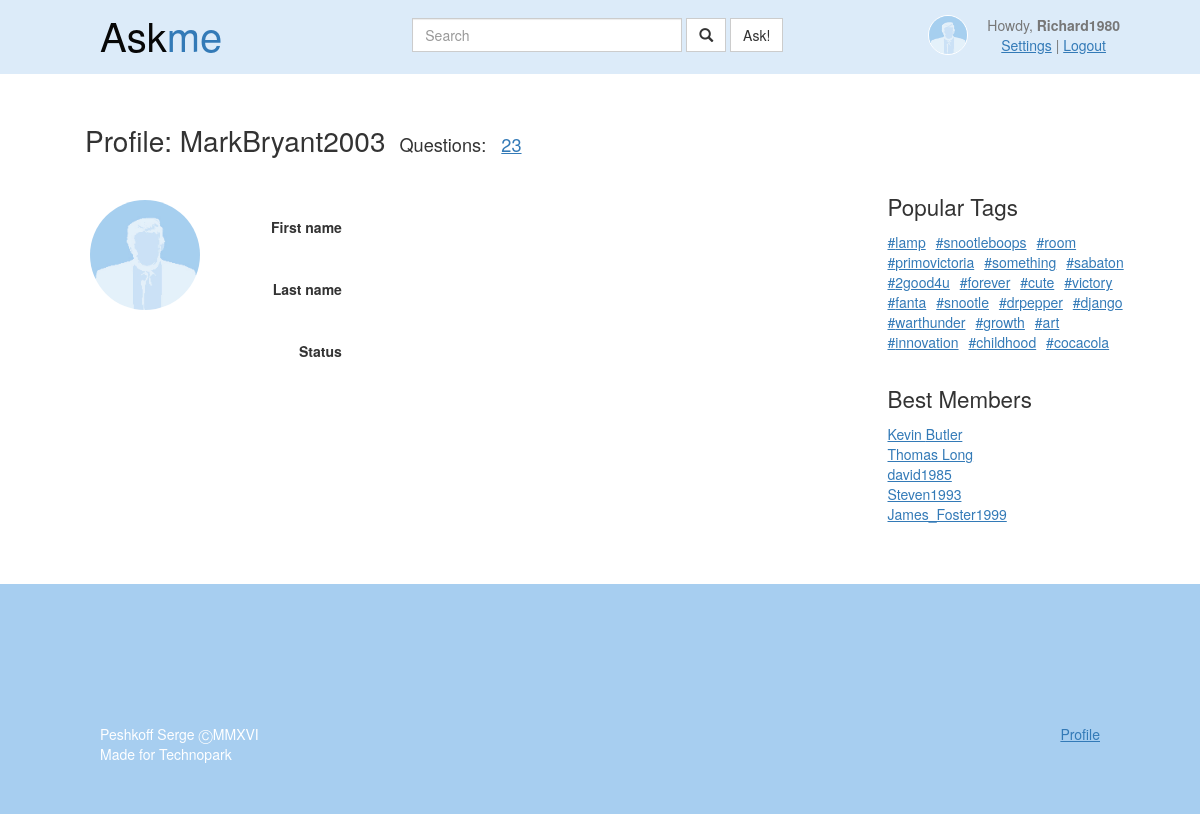
Screenshot of /profile/MarkBryant2003 (signed in) with the database file from the repository.
### CNAskApp/models.py (models this page shows)
class CNProfile(models.Model):
    objects = CNProfileManager()
    django_user = models.OneToOneField(User)
    avatar = models.IntegerField(default=0)
    status = models.TextField(max_length=255, default="")
    info = models.TextField(max_length=2000, default="")
    questions_count = models.IntegerField(default=0)
    answers_count = models.IntegerField(default=0)

class CNTag(models.Model):
    objects = CNTagManager()
    questions = models.ManyToManyField("CNQuestion")
    name = models.CharField(max_length=255)
    count = models.IntegerField(default=0)

### CNAskApp/views.py (the view)
# urls.py: url(r'^profile/(?P<name>.*)$', profile, name='profile'),
def profile(request, name):
    viewing = CNProfile.objects.profile_str(name)
    form = CNProfileForm.load(viewing)
    success = None
    if (request.method == "POST") and (viewing.django_user == request.user):
        form = CNProfileForm(request.POST)
        if form.is_valid():
            form.save(viewing)
            success = "Profile data successfully saved!"
    return render(request, "profile.html", mixin(request, {
        "viewing": viewing,
        "form": form,
        "success": success,
    }))

### CNAskApp/forms.py (shortened to what this page needs)
class CNProfileForm(Form):
    avatar_file = FileField(label="Avatar", allow_empty_file=True, required=False)
    first_name = CharField(help_text="First name", max_length=30, required=False)
    last_name = CharField(help_text="Last name", max_length=30, required=False)
    status = CharField(help_text="Write something short about yourself", max_length=255,
                       required=False)
    info = CharField(max_length=2000, required=False)
    @staticmethod
    def load(profile):
        form = CNProfileForm(initial={
            "first_name": profile.django_user.first_name,
            "last_name": profile.django_user.last_name,
            "status": profile.status,
            "info": profile.info,
        })
        return form

### CNAskApp/managers.py (called while the page is built)
    def top(self):
        users = self.order_by("-questions_count")[:5]
        return users

    def profile_str(self, username):
        user = get_object_or_404(User, username=username)
        return self.profile(user)

    def profile(self, user):
        if user.is_anonymous():
            return None
        return self.get(django_user=user)

    def top(self):
        tags = self.order_by("-count")
        tags = tags[0:20]
        return tags

### CNAskApp/views.py (called while the page is built)
def mixin(request, d, **kwargs):
    offset = kwargs.get("offset", 0)
    count = kwargs.get("count", 0)
    final = {
        "popular_tags": CNTag.objects.top(),
        "best_members": CNProfile.objects.top(),
        "profile": CNProfile.objects.profile(request.user),
        "paginator": get_paginator(offset, count)
    }
    final.update(d)
    return final

### templates/profile.html (shortened to what this page needs)
{% extends "generic.html" %}
{% block header %}
    <a href="#" class="ac-nav-link" selected>Profile: {{ viewing.django_user.username }}</a>
    <a href="#"
       id="ac-profile-questions-label"
       class="ac-nav-link ac-nav-link-inactive">
        Questions:
    </a>
    <a
            href="{% url 'users' viewing.django_user.username %}"
            id="ac-profile-questions" class="ac-nav-link">
{{ viewing.questions_count }}
    </a>
{% endblock %}
{% block content %}
    <form action="{% url 'profile' user.username %}" method="post" id="ac-profile-form-editable">
        <div class="ac-post-desc ac-post-largo ac-profile">
            <div class="ac-post-left">
                <div class="ac-post-img">
                    <img src="../uploads/avatars/{{ viewing.avatar }}.jpg">
                </div>
            </div>
            <div class="ac-post-right">
                <div class="ac-post-text">
                    <div class="ac-ask-form form-horizontal">
                    {% include "fields/text.html" with field=form.first_name %}
                    {% include "fields/text.html" with field=form.last_name %}
                    {% include "fields/text.html" with field=form.status %}
                    </div>
                </div>
            </div>
        </div>
        {% include "fields/formatarea.html" with field=form.info no_label=True %}
    </form>
{% endblock %}

### templates/generic.html (shortened to what this page needs)
<!DOCTYPE html>
<html lang="ru">
<head>
    <link href="../static/bootstrap/css/bootstrap.min.css" rel="stylesheet">
	<link href="../static/prism.css" rel="stylesheet">
	<link href="../static/style.css" rel="stylesheet">
	<link href="../static/spinner.css" rel="stylesheet">
</head>
<body>
	<nav class="navbar navbar-default navbar-fixed-top">
		<div class="container-fluid">
			<div id="bs-example-navbar-collapse-1">
				<ul class="nav navbar-nav navbar-left">
					<li>
						<a class="navbar-brand" href="{% url 'index' %}">
							<span id="ac-logo-text">
								Ask<span id="ac-logo-text-accent">me</span>
							</span>
						</a>
					</li>
				</ul>
				<ul class="nav navbar-nav navbar-right">
					{% include "blocks/userbox.html" %}
				</ul>
				<ul class="nav navbar-nav">
					{% include "blocks/searchbox.html" %}
					{% include "blocks/askbox.html" %}
				</ul>
			</div>
		</div>
	</nav>
    <div class="container">
		<div class="row">
			<div class="col-sm-12" id="ac-nav-links">
                {% block header %}{% endblock %}
			</div>
		</div>
        <div class="row">
			<div class="row">
				<div class="col-sm-9">
                    {% block content %}
                    {% endblock %}
					<br><br><br><br>
                </div>
                <div class="col-sm-3">
					{% block right_col %}
					{% include "blocks/right_col.html" %}
					{% endblock %}
                </div>
            </div>
        </div>
    </div>
    <div class="navbar-bottom row">
		<div class="navbar-inner" id="ac-footer">
			<div class="container">
				{% include "blocks/footer.html" %}
			</div>
		</div>
	</div>
</body>
</html>

### templates/blocks/userbox.html (shortened to what this page needs)
{% if user.is_authenticated == True %}
    <li>
        <img class="navbar-right ac-avatar-preview"
             ac-href="{% url 'profile' user.username %}"
             src="../uploads/avatars/{{ profile.avatar }}.jpg">
    </li>
    <li>
        <p class="navbar-text navbar-right ac-userbox">
            <span class="ac-username">
                Howdy, <strong>{% include "blocks/username.html" %}</strong>
            </span>
            <br>
            <a href="#">Settings</a>
            |
            <a href="{% url 'logout' %}">Logout</a>
        </p>
    </li>
{% endif %}

### templates/blocks/username.html
{% if user.first_name and user.last_name %}{{ user.first_name }} {{ user.last_name }}{% else %}{{ user.username }}{% endif %}

### templates/blocks/searchbox.html
<li>
    <form
            action="{% url 'search' %}"
            class="navbar-form navbar-right ac-inline-block"
            role="search">
        <div class="form-group">
            <input
                    name="q"
                    id="q"
                    type="text"
                    class="form-control ac-inline-block ac-search-text"
                    placeholder="Search">
            <button
                    type="submit"
                    class="btn btn-default ac-inline-block">
                <span class="glyphicon glyphicon-search"></span>
            </button>
        </div>
    </form>
</li>

### templates/blocks/askbox.html
<li>
    <button
            onclick="document.location.href = '{% url 'ask' %}'"
            type="button"
            id="ac-ask-btn"
            class="btn btn-default navbar-btn navbar-right">
        Ask!
    </button>
</li>

### templates/fields/text.html (shortened to what this page needs)
<div class="form-group {% if field.errors %}ac-field-error{% endif %}">
    {% if no_label == None %}
        <label
                class="control-label {% if viewing %}col-sm-3{% else %}col-sm-2{% endif %}"
                for="ac-ask-{{ name }}">
            {{ field.label }}
        </label>
        <div class="{% if viewing %}col-sm-9{% else %}col-sm-10{% endif %}">
    {% endif %}
    {% if no_label == None %}
        </div>
    {% endif %}
</div>

### templates/fields/formatarea.html (shortened to what this page needs)
{% extends "fields/text.html" %}

### templates/fields/widgets/formatarea.html (shortened to what this page needs)
{% load bleach_tags %}

### templates/blocks/right_col.html
<div class="ac-right-box">
    <div class="ac-large">Popular Tags</div>
    {% include "blocks/popular_tags.html" %}
</div>
<div class="ac-right-box">
    <div class="ac-large">Best Members</div>
    {% include "blocks/best_members.html" %}
</div>

### templates/blocks/popular_tags.html
{% for tag in popular_tags %}
    <span class="ac-tag" style="font-size: 100%;">
        <a href="{% url 'tagged' tag.name %}">#{{ tag.name }}</a>
    </span>
{% endfor %}

### templates/blocks/best_members.html
{% for member in best_members %}
    <a href="{% url 'profile' member.django_user.username %}">{% include "blocks/username.html" with user=member.django_user %}</a><br>
{% endfor %}

### templates/blocks/footer.html
<div class="col-sm-6" id="ac-footer-left">
    Peshkoff Serge ⒸMMXVI<br>
    Made for Technopark<br>
</div>
<div class="col-sm-6" id="ac-footer-right">
    <a href="https://park.mail.ru/profile/s.peshkov/">Profile</a>
</div>

### static/style.css (style rules this page uses)
body { background-color: white; }
* { border-radius: 0px !important; }
a { text-decoration: underline; }
#ac-logo-text { color: #070707; font-size: 40px }
.navbar-brand { padding-left: 100px !important; text-decoration: none; }
.navbar { -webkit-backdrop-filter: blur(20px) !important; background-color: rgba(167, 206, 240, 0.4); }
#ac-footer { background-color: rgb(167, 206, 240); }
#ac-footer-left { text-align: left; color: white !important; }
#ac-footer-right { text-align: right; }
#ac-footer .container { background-color: rgba(167, 206, 240, 0.4); }
#ac-logo-text-accent { color: #337ab7; }
.ac-avatar-preview { height: 40px; width: 40px; border-radius: 20px !important; margin-top: 5px; border-style: solid; border-width: 1.2px; border-color: white; }
.ac-userbox { margin-top: 0px; margin-bottom: 0px; padding-top: 4px; padding-right: 70px; margin-left: 30px; vertical-align: middle; }
.container { background-color: white; padding: 50px; margin-top: -20px; padding-top: 140px; padding-left: 70px; padding-right: 70px; color: rgb(51, 51, 51); }
.ac-nav-link { margin-right: 10px; font-size: 1.3em; }
.ac-nav-link[selected] { font-size: 2em; text-decoration: none; color: rgb(51, 51, 51); }
.ac-nav-link-inactive { text-decoration: none; color: rgb(51, 51, 51); }
#ac-nav-links { margin-bottom: 30px; }
.ac-post-desc { display: table; }
.ac-post-desc:after { display: table-row; }
.ac-post-left { display: table-cell; width: 120px; }
.ac-post-right { display: table-cell; vertical-align: top; }
.ac-post-img img { width: 80px; border-radius: 40px !important; vertical-align: middle; margin-top: 10px; margin-left: 10px; }
.navbar { border-width: 0px; padding: 10px; padding-left: 0px; }
.ac-inline-block { display: inline-block; }
.navbar-nav { float:none; margin:0 auto; display: block; text-align: center; }
.navbar-nav > li { display: inline-block; float:none; }
.ac-post-text { padding-top: 10px; padding-bottom: 10px; }
.ac-large { font-size: 1.6em; margin-bottom: 10px; }
.ac-right-box { margin-bottom: 30px; }
.ac-tag { margin-right: 6px; }
.ac-post-desc { margin-bottom: 0px; }
.ac-post-largo { border-bottom-style: solid; border-bottom-color: rgba(167, 206, 240, 0.4); border-bottom-width: 2px; margin-bottom: 30px; padding-top: 0px !important; }
.ac-post-largo .ac-post-left { width: 140px; }
.ac-post-largo .ac-post-img img { width: 110px; border-radius: 55px !important; margin-left: 0px; }
.ac-ask-form { padding-left: 50px; padding-right: 50px; padding-bottom: 50px; }
.ac-post-desc { padding: 20px; }
.ac-post-left { width: 140px; }
.ac-ask-form .form-group { padding-bottom: 10px; padding: 10px; }
.ac-profile { margin-bottom: -20px; }
.ac-avatar-preview { cursor: pointer; }
.ac-profile { border-style: none; display: block; }
.ac-profile .ac-post-right { width: 100%; margin-left: 0px; }
.ac-profile .ac-ask-form { padding: 0px; }
@media (min-width: 858px) { .ac-search-text { width: 170px !important; } }
@media (min-width: 1020px) { .ac-search-text { width: 270px !important; } }

### rows the page displays
CNProfile: django_user.username "MarkBryant2003", questions_count "23"
CNTag: name "lamp"
CNTag: name "snootleboops"
CNTag: name "room"
CNTag: name "primovictoria"
CNTag: name "something"
CNTag: name "sabaton"
CNTag: name "2good4u"
CNTag: name "forever"
CNTag: name "cute"
CNTag: name "victory"
CNTag: name "fanta"
CNTag: name "snootle"
CNTag: name "drpepper"
CNTag: name "django"
CNTag: name "warthunder"
CNTag: name "growth"
CNTag: name "art"
CNTag: name "innovation"
CNTag: name "childhood"
CNTag: name "cocacola"

### other values shown
{{ user.username }} "Richard1980"
{{ field.label }} "First name Last name Status"
{{ user.first_name }} "Kevin"
{{ user.last_name }} "Butler"
{{ user.first_name }} "Thomas"
{{ user.last_name }} "Long"
{{ user.username }} "david1985"
{{ user.username }} "Steven1993"
{{ user.username }} "James_Foster1999"
